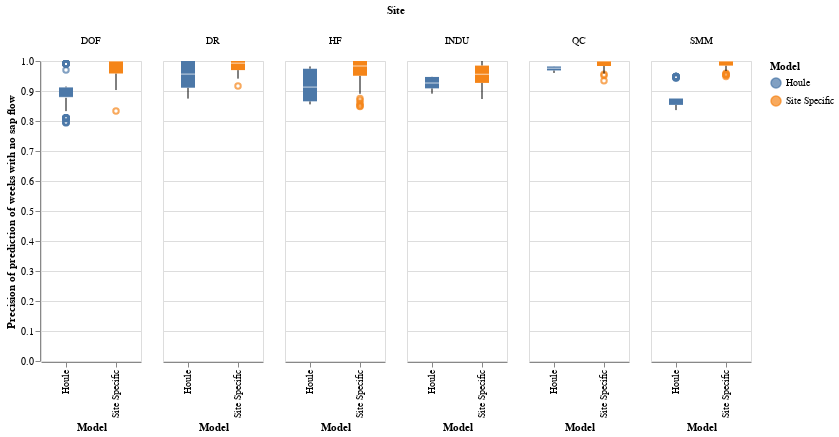

Here is the notebook cell this chart was saved with:
### Code cell
prec_0_plt_lr.properties(width=width)

### Figure 1 — Vega-Lite specification as saved in the notebook (floating-point values rounded to 4 significant figures; data arrays with more than 128 entries replaced by an {"elided": "..."} marker saying what was removed)
{"config": {"view": {"continuousWidth": 400, "continuousHeight": 300}}, "data": {"name": "data-7914d93e050f5de19a9d93855b471ee4"}, "mark": "boxplot", "encoding": {"color": {"type": "nominal", "field": "model", "title": "Model"}, "column": {"type": "nominal", "field": "site", "title": "Site"}, "x": {"type": "nominal", "field": "model", "title": "Model"}, "y": {"type": "quantitative", "field": "prec_model", "title": "Precision of prediction of weeks with no sap flow"}}, "width": 100, "$schema": "https://vega.github.io/schema/vega-lite/v4.8.1.json", "datasets": {"data-7914d93e050f5de19a9d93855b471ee4": {"elided": "1104 records"}}}
